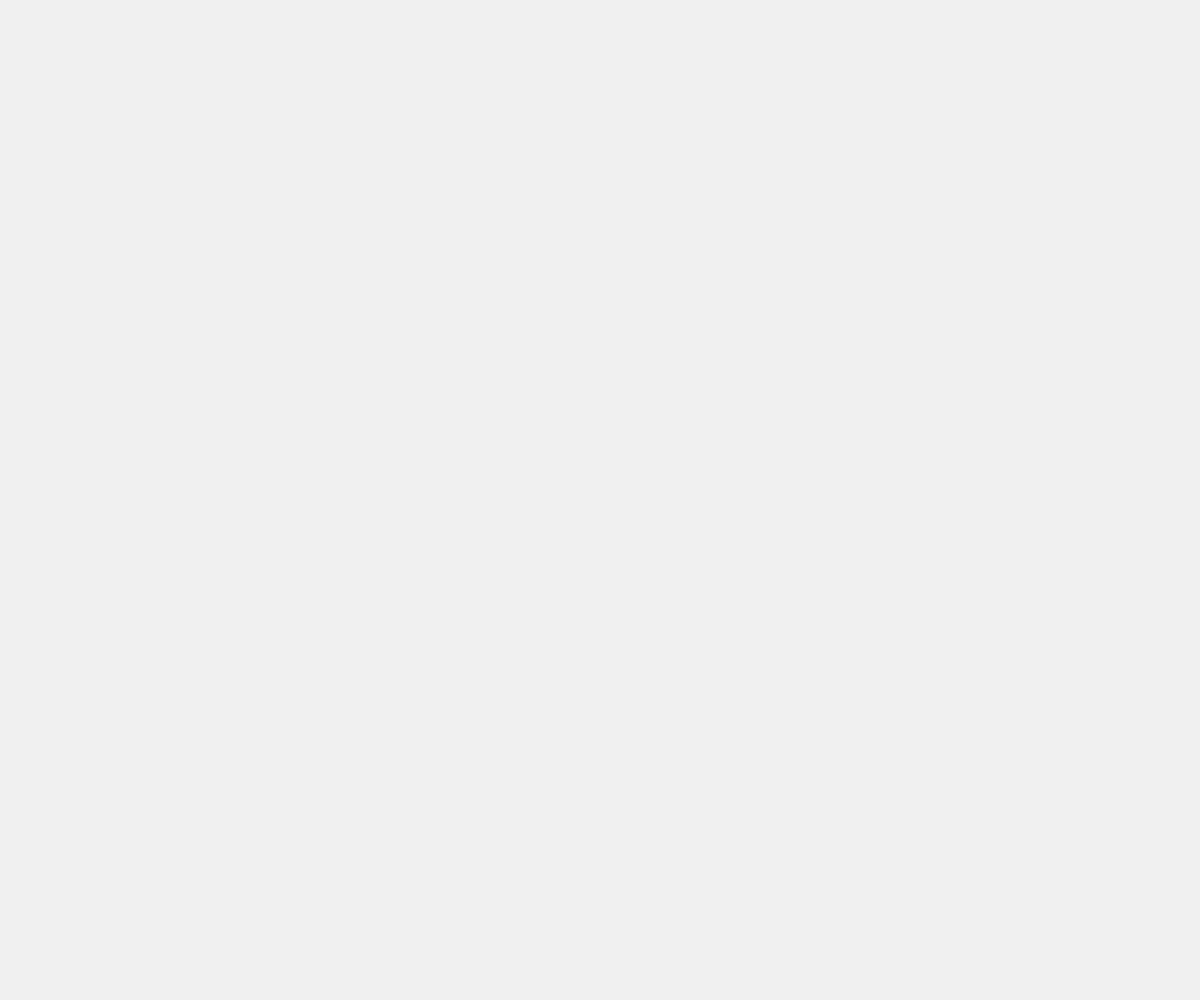
Frame 1 (no input)
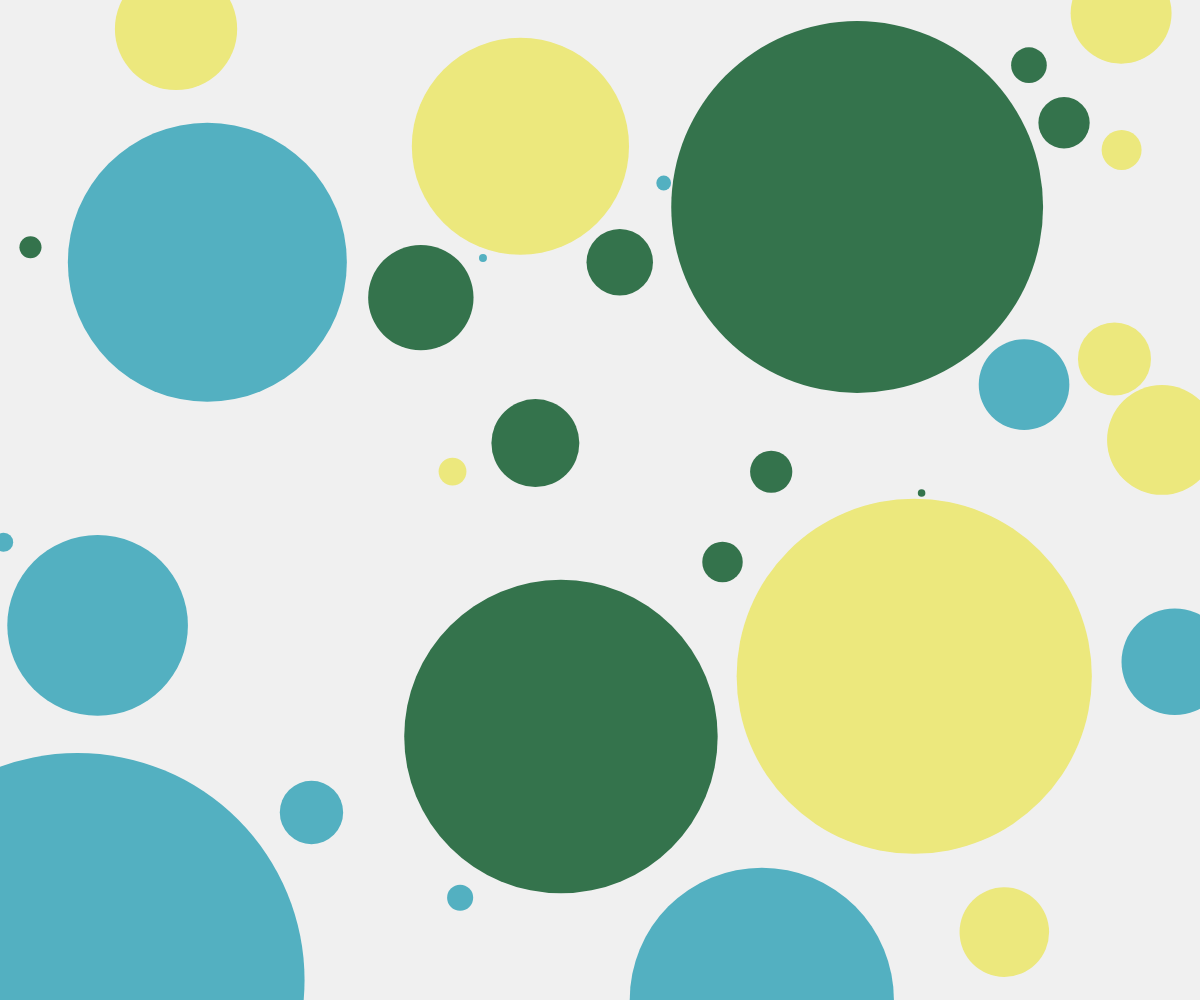
Frame 60 (no input)
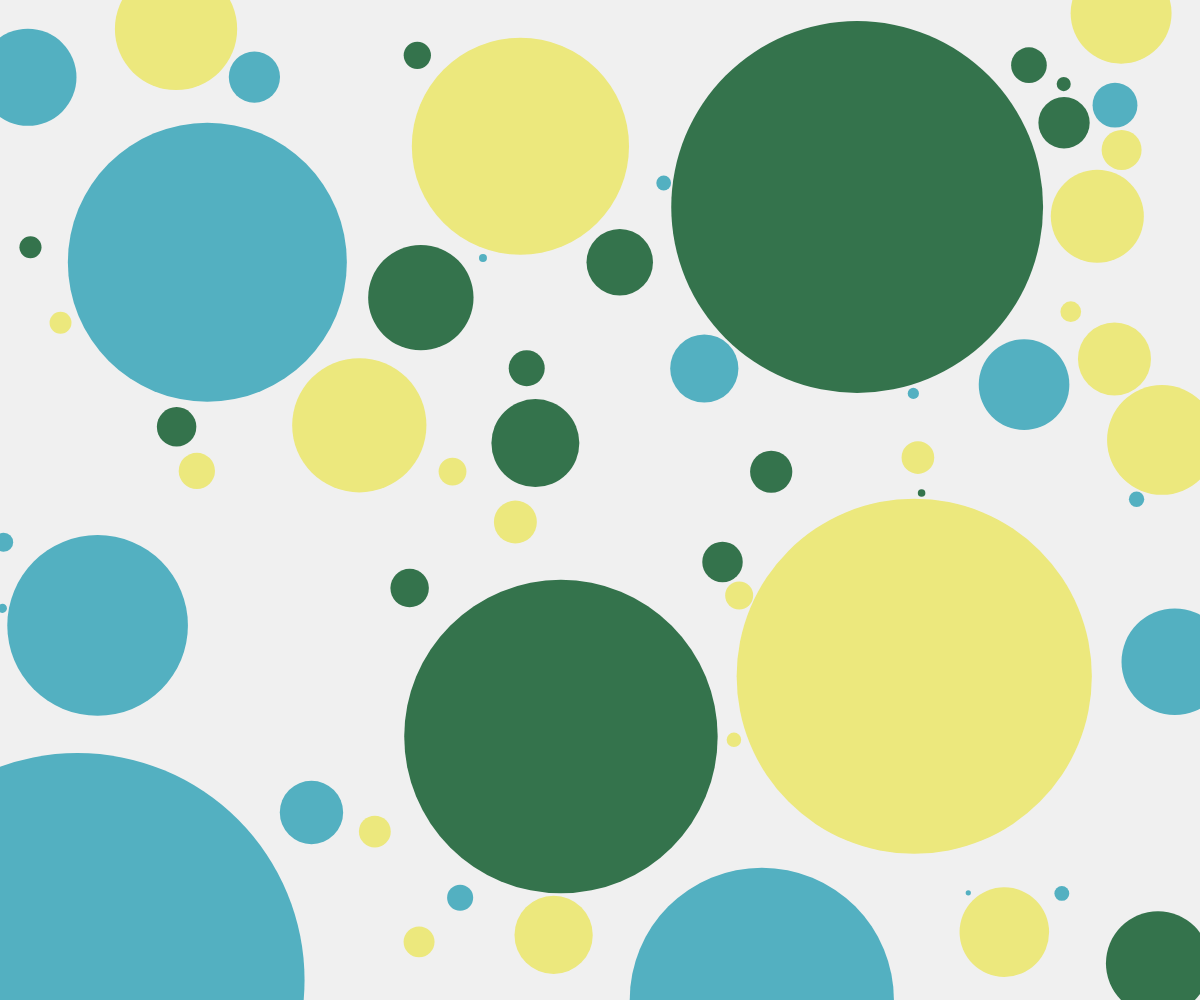
Frame 120 (the mouse pressed at the canvas centre since frame 60)

The p5.js sketch that drew these frames (run headless with seeded random() and noise() and a simulated clock; from frame 60 on, the mouse is pressed at the canvas centre):

// p5.js sketch
// ── sketch.js
let circles = [];
let colors;

function setup() {
    createCanvas(windowWidth, windowHeight);
    colorMode(RGB, 255);

    colors = [color(236, 232, 125), color(52, 115, 76), color(83, 176, 193)];

    noStroke();
}

function spawnCircle() {
    let x = random(width);
    let y = random(height);
    let r = maxSize(x, y) * random(0.25, 0.95);
    if (r > 5) {
        circles.push({
            x: x,
            y: y,
            r: r,
            color: random(colors)
        });
    }
}

function maxSize(x, y) {
    let m = width / 5;
    for (let i = 0; i < circles.length; i++) {
        let c = circles[i];
        let distance = dist(x, y, c.x, c.y);
        m = min([distance - c.r / 2, m]);
    }
    return m * 2;
}

function draw() {
    background(240);

    for (let i = 0; i < circles.length; i++) {
        let c = circles[i];
        fill(c.color);
        circle(c.x, c.y, c.r);
    }

    spawnCircle();
}
